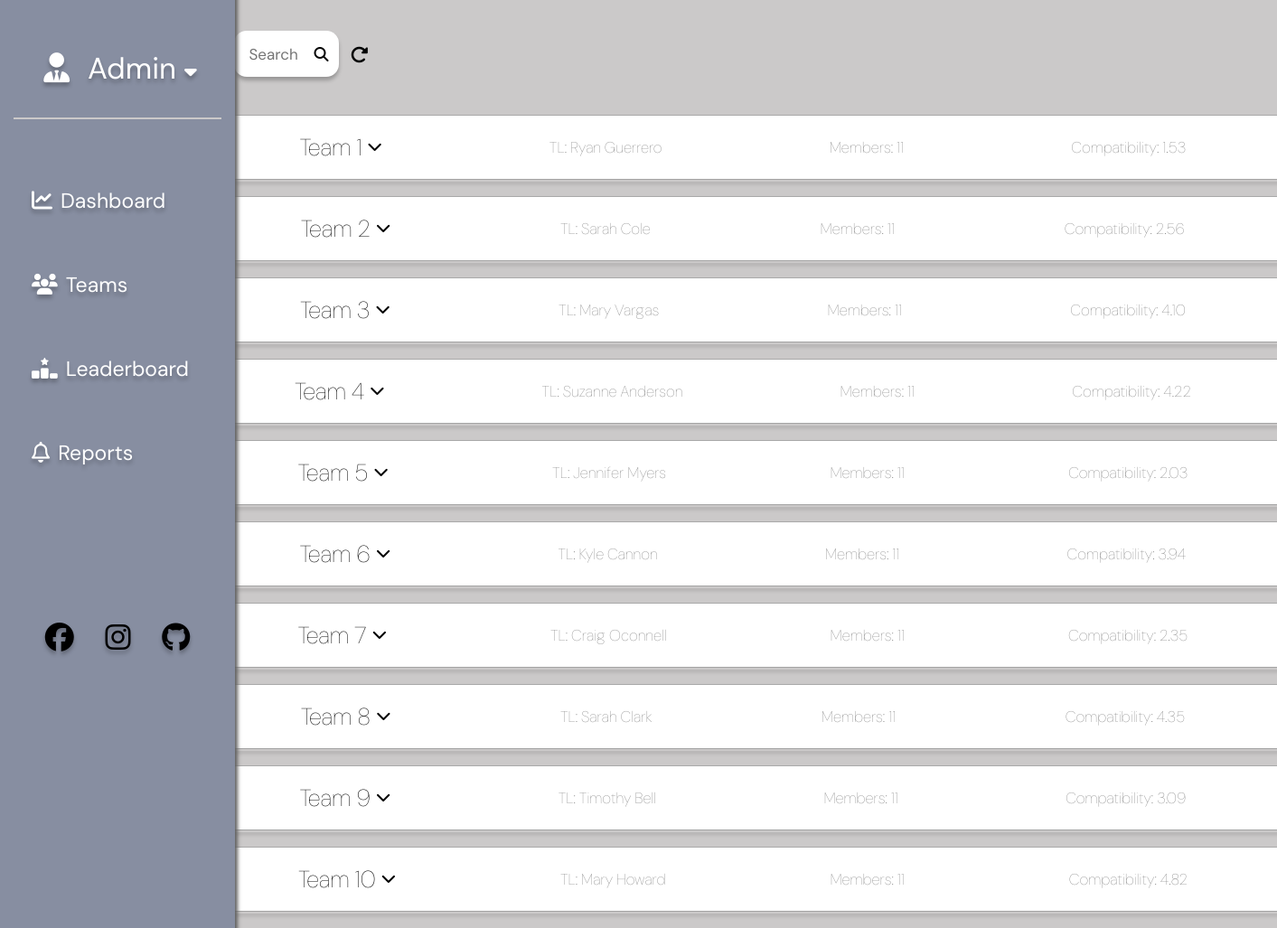
Screenshot of /teams/ with the database file from the repository.
### qtb_app/models.py (models this page shows, shortened)
class BaseModel(models.Model):
    created_at = models.DateTimeField(auto_now_add=True, db_index=True,)
    updated_at = models.DateTimeField(auto_now=True)
    objects = models.Manager()
    class Meta:
        abstract = True

class Team(BaseModel):
    team_leader = models.ForeignKey(Employee, null=True, blank=True, on_delete=models.CASCADE)
    performance_rating = models.DecimalField(max_digits=5, decimal_places=2)
    compatibility_rating = models.DecimalField(max_digits=5, decimal_places=2)
    task = models.ForeignKey(Task, null=True, blank=True, on_delete=models.CASCADE)

class Employee(BaseModel):
    name = models.CharField(max_length=100)
    age = models.IntegerField()
    email = models.EmailField(max_length=100)
    phone_num = PhoneField(blank=True)
    team_id = models.ForeignKey('Team', null=True, blank=True, on_delete=models.CASCADE)

### qtb_app/views.py (the view)
# urls.py: path('teams/', views.team_list, name='teams-view'),
def team_list(request):
    teams = Team.objects.all()
    search_query = request.GET.get('search', '')
    if 'refresh' in request.GET:
        search_query = ''
    team_data = []
    for team in teams:
        team_leader_match = team.team_leader.name.lower().find(search_query.lower()) != -1
        team_id_match = str(team.id).find(search_query) != -1
        member_name_match = Employee.objects.filter(
            team_id=team.id,
            name__icontains=search_query
        ).exists()
        if search_query and not (team_leader_match or team_id_match or member_name_match):
            continue
        team_data.append({
            'team': team,
            'team_leader': team.team_leader,
            'members': Employee.objects.filter(team_id=team.id),
        })
    context = {
        'teams': team_data,
    }
    return render(request, 'pages/team_page.html', context)

### qtb_app/templates/pages/team_page.html (shortened to what this page needs)
{% extends 'base.html' %}
{% load static %}
{% block content %}
    <div class="button-container">
        <form action="{% url 'teams-view' %}" class="search-form" id="search-form" method="GET">
            <input type="search" name="search" placeholder="Search" class="search-container"><i class="fa-solid fa-magnifying-glass" id="submit-icon"></i>
        </form>
        <form action="#" class="refresh-form" method="GET">
            <button type="submit" class="refresh-button"></button>
        </form>
    </div>
    {% for data in teams %}
        <button class="team-crumb collapsible" onclick="changeChevron(this)">
            <p class="mediumtxt">Team {{ data.team.id }}<i class="fa-chevron-down fa-solid fa-2xs"></i></p>
            <p class="smalltxt gray">TL: {{ data.team_leader.name }}</p>
            <p class="smalltxt gray">Members: {{ data.members|length|add:1 }}</p>
            <p class="smalltxt gray">Compatibility: {{ data.team.compatibility_rating }}</p>
        </button>
        <div class="crumb-overlay scrollable">
            <table class="table-overlay">
                <thead>
                    <tr>
                        <th>ID</th>
                        <th>Name</th>
                        <th>Age</th>
                        <th>Email</th>
                        <th>Phone Number</th>
                    </tr>
                </thead>
            </table>
        </div>
    {% endfor %}
{% endblock %}

### qtb_app/static/css/styles.css (style rules this page uses)
:root { --ocean: #878EA1; --gray: #A9A9A9; --soft_gray: #CBC9C9; --light_green: #86FF99; --light_shadow: rgb(0, 0, 0, 25%); --active_color: #D9D9D9; --dark_gray: #787878; --white_overlay: #F5EEEE; --peach: #FFF3B6; }
* { font-family: 'DM Sans', sans-serif; }
body { background-color: var(--soft_gray); }
table { border-collapse: collapse; overflow: scroll; }
.scrollable { position: relative; overflow: auto; }
thead { height: 41px; background-color: #B7B7B7; position: sticky; top: 0; }
.mediumtxt { font-size: 26px; }
.smalltxt { font-size: 17px; }
.team-crumb { width: 1180px; height: 72px; background-color: white; border: 1px solid var(--gray); display: flex; }
.team-crumb p { font-weight: lighter; height: fit-content; margin: auto; padding-right: 55px; }
.gray { color: var(--dark_gray); }
p > i { margin-left: 6px; }
.crumb-overlay { width: 1180px; height: 260px; max-height: 0; background-color: var(--white_overlay); border: 1px solid var(--soft_gray); box-shadow: 0 2px 4px 0 var(--light_shadow); transition: max-height 0.2s ease-out; overflow: auto; margin-bottom: 16px; }
.crumb-overlay, .team-crumb { margin-left: 18%; }
.table-overlay { width: 100%; border-collapse: separate; border-spacing: 0; text-align: center; }
.table-overlay thead { position: sticky; top: 0; }
.table-overlay thead tr { height: 38px; background-color: var(--ocean); }
.collapsible { cursor: pointer; }
.search-container { border-radius: 14px; box-shadow: 0 4px 4px 0 var(--light_shadow); background-color: white; text-decoration: none; padding-left: 16px; font-size: 17px; outline: none; border: none; }
input+i { position: relative; right: 28px; cursor: pointer; }
input[type='search'] { height: 51px; width: 116px; padding-right: 29px; transition: width 0.2s ease-in-out; overflow: hidden; }
.refresh-form { margin-left: -10px; }
.refresh-button { background: none; border: none; cursor: pointer; }
.button-container { display: flex; margin-left: 18%; margin-bottom: 42px; margin-top: 34px; align-items: baseline; }

### rows the page displays
Team: team.id "1", team_leader.name "Ryan Guerrero", members|length "11", team.compatibility_rating "1.53"
Team: team.id "2", team_leader.name "Sarah Cole", members|length "11", team.compatibility_rating "2.56"
Team: team.id "3", team_leader.name "Mary Vargas", members|length "11", team.compatibility_rating "4.10"
Team: team.id "4", team_leader.name "Suzanne Anderson", members|length "11", team.compatibility_rating "4.22"
Team: team.id "5", team_leader.name "Jennifer Myers", members|length "11", team.compatibility_rating "2.03"
Team: team.id "6", team_leader.name "Kyle Cannon", members|length "11", team.compatibility_rating "3.94"
Team: team.id "7", team_leader.name "Craig Oconnell", members|length "11", team.compatibility_rating "2.35"
Team: team.id "8", team_leader.name "Sarah Clark", members|length "11", team.compatibility_rating "4.35"
Team: team.id "9", team_leader.name "Timothy Bell", members|length "11", team.compatibility_rating "3.09"
Team: team.id "10", team_leader.name "Mary Howard", members|length "11", team.compatibility_rating "4.82"
